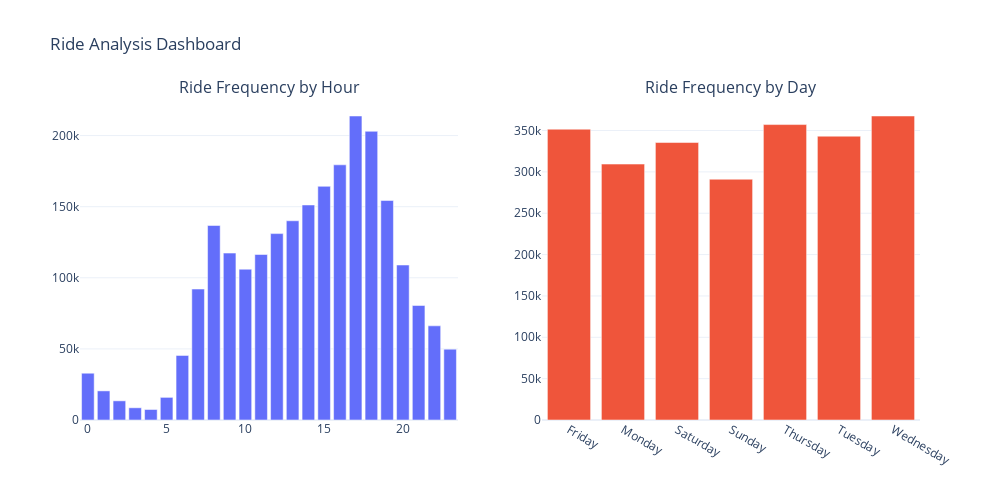

Write notebook code for a chart like this one.
### Code cell
fig = make_subplots(rows=1, cols=2,
                    subplot_titles=("Ride Frequency by Hour",
                                    "Ride Frequency by Day"))

# --- Rides by Hour ---
fig.add_trace(
    go.Bar(
        x=rides_per_hour_df['ride_hour'],
        y=rides_per_hour_df['total_rides'],
        name="Hour"
    ),
    row=1, col=1
)

# --- Rides by Day ---
fig.add_trace(
    go.Bar(
        x=rides_per_day_df['day_of_week'],
        y=rides_per_day_df['total_rides'],
        name="Day"
    ),
    row=1, col=2
)

fig.update_layout(
    height=500,
    width=1000,
    showlegend=False,
    template="plotly_white",
    title_text="Ride Analysis Dashboard"
)
# --- X-axis labels ---
fig.update_xaxes(title_text="Hour of Day", row=1, col=1)
fig.update_xaxes(title_text="Day of Week", row=1, col=2)

# --- Y-axis labels ---
fig.update_yaxes(title_text="Total Rides", row=1, col=1)
fig.update_yaxes(title_text="Total Rides", row=1, col=2)


fig.show()

### Figure 1 — Plotly figure (JSON) as saved in the notebook; plotly's stock layout.template omitted (floating-point values rounded to 4 significant figures)
{"data": [{"name": "Hour", "type": "bar", "x": [0, 1, 2, 3, 4, 5, 6, 7, 8, 9, 10, 11, 12, 13, 14, 15, 16, 17, 18, 19, 20, 21, 22, 23], "xaxis": "x", "y": [32893, 20469, 13478, 8591, 7384, 15914, 45417, 92075, 136782, 117371, 106035, 116382, 131075, 140091, 151201, 164318, 179442, 213772, 203013, 154331, 108977, 80521, 66214, 49835], "yaxis": "y"}, {"name": "Day", "type": "bar", "x": ["Friday", "Monday", "Saturday", "Sunday", "Thursday", "Tuesday", "Wednesday"], "xaxis": "x2", "y": [351619, 309442, 335493, 291107, 357196, 343162, 367562], "yaxis": "y2"}], "layout": {"annotations": [{"font": {"size": 16}, "showarrow": false, "text": "Ride Frequency by Hour", "x": 0.225, "xanchor": "center", "xref": "paper", "y": 1, "yanchor": "bottom", "yref": "paper"}, {"font": {"size": 16}, "showarrow": false, "text": "Ride Frequency by Day", "x": 0.775, "xanchor": "center", "xref": "paper", "y": 1, "yanchor": "bottom", "yref": "paper"}], "height": 500, "showlegend": false, "title": {"text": "Ride Analysis Dashboard"}, "width": 1000, "xaxis": {"anchor": "y", "domain": [0, 0.45]}, "xaxis2": {"anchor": "y2", "domain": [0.55, 1]}, "yaxis": {"anchor": "x", "domain": [0, 1]}, "yaxis2": {"anchor": "x2", "domain": [0, 1]}}}
